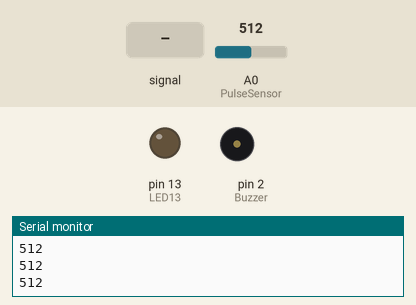
Bench run of a sketch on a simulated Arduino Mega 2560, built with avr-gcc and run on an emulated ATmega2560. On the bench: output pins drawn as LEDs (lit = HIGH), buzzer (waves = sounding, pin HIGH), the last lines printed to the serial monitor. Dashed ring = blinking. Inputs (shaded band) come from the test bench; at power-on: A0 (PulseSensor) = 512.

Above: at 1.2 s.
1.3 s: A0 (PulseSensor) fed a 200 Hz sine of ±255 counts around its level
At 1.43 s:
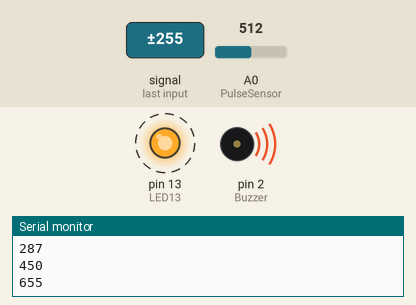
4.3 s: A0 (PulseSensor) set to 650
At 5.5 s:
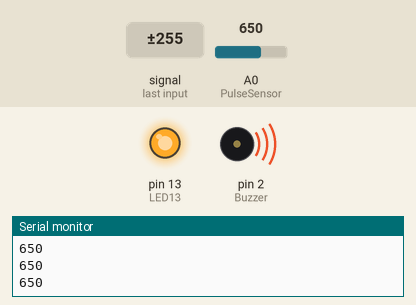
5.8 s: A0 (PulseSensor) set to 626
At 6.5 s:
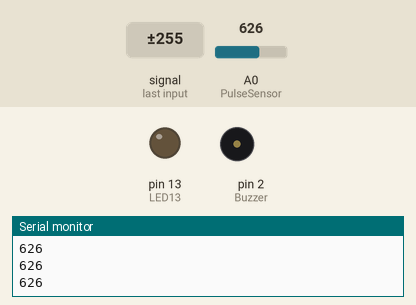
7.3 s: A0 (PulseSensor) set to 716
At 8.1 s:
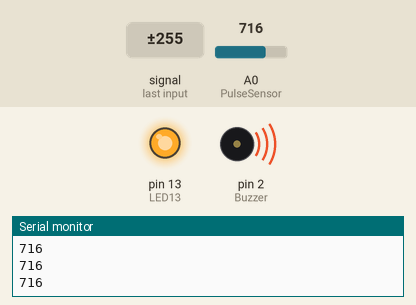
Timing chart, 0 to 9.8 s (numbered marks = the images above; inputs shaded):
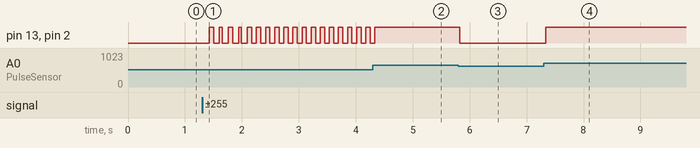

Measured:
- the behaviour switches between 640 and 639 on A0 (PulseSensor) (found by bisection; images 2 and 3)
- after the input at 1.3 s, pin 13 (LED13), pin 2 (Buzzer): alternates HIGH for 0.08 s and LOW for 0.08 s, starting after 0.13 s
- after the input at 4.3 s, pin 13 (LED13), pin 2 (Buzzer): goes on until 4.3 s, then stays HIGH
- after the input at 5.8 s, pin 13 (LED13), pin 2 (Buzzer): HIGH → LOW at once
- after the input at 7.3 s, pin 13 (LED13), pin 2 (Buzzer): LOW → HIGH at once

The sketch:

EGCV3.ino
```cpp
//Sensor de ritmo cardiaco

//  Variables
int PulseSensor = A0 ;        // Conecte el cable rojo del sensor en pin analogico cero
int LED13 = 13;               // Blink del LED segun la frecuencia de pulsos
int Buzzer = 2;
int contador = 0;
int tiempo=0;
int constante =0;
int Signal = 0;
int Threshold = 640;           //Dato analogico considerado como un pulso


void setup() {
  pinMode(13,OUTPUT);
  pinMode(2,OUTPUT);
  Serial.begin(19200);
  Serial1.begin(9600);
}


void loop() {
  tiempo=tiempo+1;
  Signal = analogRead(PulseSensor);  //Lectura de datos del sensor de ritmo cardiaco
   Serial1.print("*F");
   Serial1.print(tiempo);
   Serial1.print("*");
   Serial1.print("*G");             //caracter definido en la aplicacion Bluetooth Electronic para empezar a recibir informacion
   Serial1.print(String(Signal));  //Mandamos la informacion al modulo HC-05
   Serial1.print("*");
   Serial.println(Signal);
   delay(20);

   if(Signal > Threshold){
     digitalWrite(LED13,HIGH);
     digitalWrite(Buzzer,HIGH);
     contador=contador+1;
     delay(5);
   }

   if(Signal <Threshold)
   {
       digitalWrite(LED13,LOW);
       digitalWrite(Buzzer,LOW);
   }


if(tiempo<750)
{
   Serial1.print("*H");
   Serial1.print(constante);
   Serial1.print("*");

}
else{
  if(tiempo==750){
   contador=contador*2;
   Serial1.print("*H");             //caracter definido en la aplicacion Bluetooth Electronic para empezar a recibir informacion
   Serial1.print(contador);  //
   Serial1.print("*");
   constante=contador;
  }
  if(tiempo>750){
   tiempo=0;
   contador=0;
  }
}


}
```
